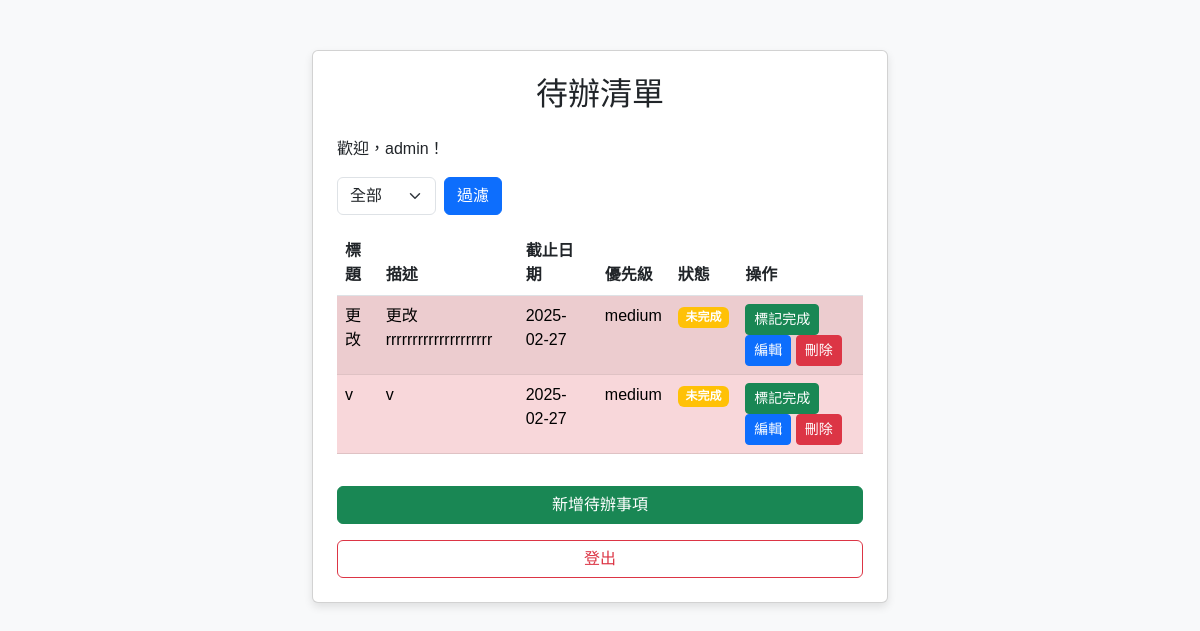
The app's page /todos/ (signed in), older data.
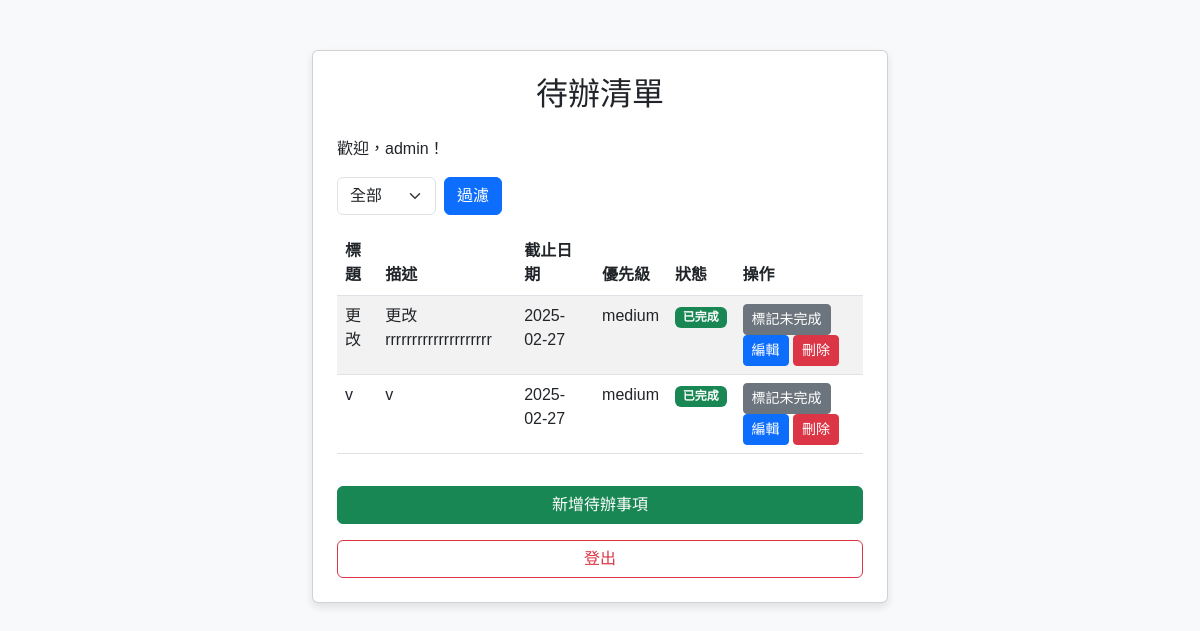
The same page, newer data.
### ToDos/models.py (models this page shows, shortened)
class ToDo(models.Model):
    PRIORITY_CHOICES = [
        ('high' , '高'),
        ('medium' , '中'),
        ('low' , '低'),
    ]
    user = models.ForeignKey(User, on_delete = models.CASCADE, related_name = 'todos')
    title = models.CharField(max_length = 100)
    description = models.TextField(blank  = True , null = True) #charfield通常用於固定長度字串 使用text更適合長文本
    due_date = models.DateField()
    priority = models.CharField(max_length = 6 , choices = PRIORITY_CHOICES)
    completed = models.BooleanField(default = False)  #沒有設定參數時 boolean預設為none
    created_at = models.DateTimeField(auto_now_add = True)

### ToDos/views.py (the view)
# urls.py: path('todos/' , views.todos , name = 'todos'),
@login_required(login_url='login_view') #若使用者透過get方法進入 則導向註冊畫面
def todos(request):
    filter_option = request.GET.get('filter', 'all')    # 取得篩選條件，預設為 'all'
    if filter_option == 'completed':
        todos_list = ToDo.objects.filter(user=request.user, completed=True)
    elif filter_option == 'incomplete':
        todos_list = ToDo.objects.filter(user=request.user, completed=False)
    else:
        todos_list = ToDo.objects.filter(user=request.user)
    today = timezone.now()
    return render (request , 'todo_list.html' ,  {'todos': todos_list, 'filter': filter_option , 'today' : today})

### templates/todo_list.html (shortened to what this page needs)
{% extends 'base.html' %}
{% block content %}
    <div class="card p-4">
        <h2 class="text-center mb-4">待辦清單</h2>
        <p>歡迎，{{ user.username }}！</p>
        <div class="mb-3">
            <form method="get" class="d-flex gap-2">
                <select name="filter" class="form-select w-auto">
                    <option value="all" {% if filter == 'all' %}selected{% endif %}>全部</option>
                </select>
                <button type="submit" class="btn btn-primary">過濾</button>
            </form>
        </div>
        <table class="table table-striped">
            <thead>
                <tr>
                    <th>標題</th>
                    <th>描述</th>
                    <th>截止日期</th>
                    <th>優先級</th>
                    <th>狀態</th>
                    <th>操作</th>
                </tr>
            </thead>
            <tbody>
                {% for todo in todos %}
                <tr {% if todo.due_date|date:"Y-m-d" < today|date:"Y-m-d" and not todo.completed %}class="table-danger"{% endif %}>
                    <td>{{ todo.title }}</td>
                    <td>{{ todo.description|default:"無" }}</td>
                    <td>{{ todo.due_date|date:"Y-m-d" }}</td>
                    <td>{{ todo.priority }}</td>
                    <td>{% if todo.completed %}<span class="badge bg-success">已完成</span>{% else %}<span class="badge bg-warning">未完成</span>{% endif %}</td>
                    <td>
                        <form method="post" action="{% url 'toggle_todo' todo.id %}" style="display:inline;">
                            <button type="submit" class="btn btn-sm {% if todo.completed %}btn-secondary{% else %}btn-success{% endif %}">
                                {% if todo.completed %}標記未完成{% else %}標記完成{% endif %}
                            </button>
                        </form>
                        <a href="{% url 'edit_todo' todo.id %}" class="btn btn-sm btn-primary">編輯</a>
                        <a href="{% url 'to_confirm_page' todo.id %}" class="btn btn-sm btn-danger">刪除</a>
                    </td>
                </tr>
                {% empty %}
                <tr>
                    <td colspan="6" class="text-center">
                        尚無待辦事項，<a href="{% url 'add_todo' %}">點此新增</a>！
                    </td>
                </tr>
                {% endfor %}
            </tbody>
        </table>
        <a href="{% url 'add_todo' %}" class="btn btn-success w-100 mt-3">新增待辦事項</a>
        <a href="{% url 'logout_view' %}" class="btn btn-outline-danger w-100 mt-3">登出</a>
    </div>
{% endblock %}

Row changes from the older to the newer data that the page shows:
changed ToDo "更改": completed "未完成 標記完成" → "已完成 標記未完成"
changed ToDo (number 2 of 2 on the later page): completed "未完成 標記完成" → "已完成 標記未完成"
